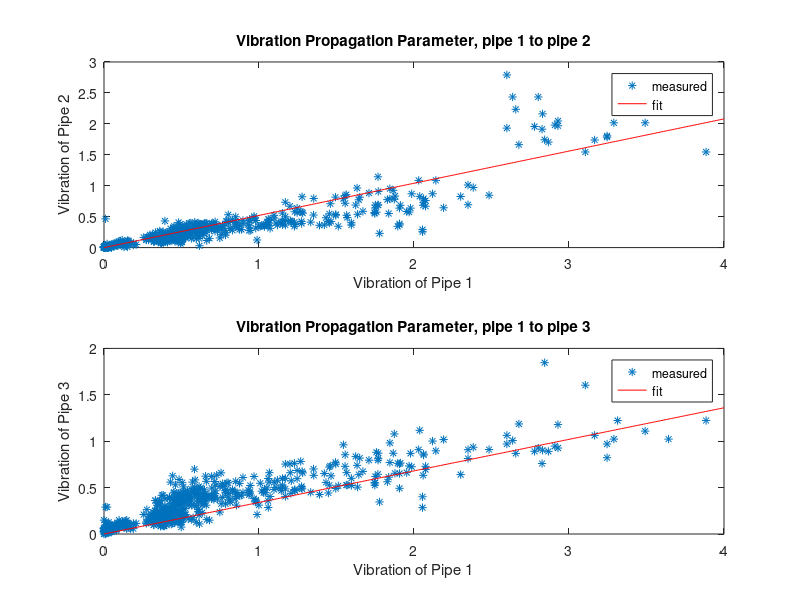
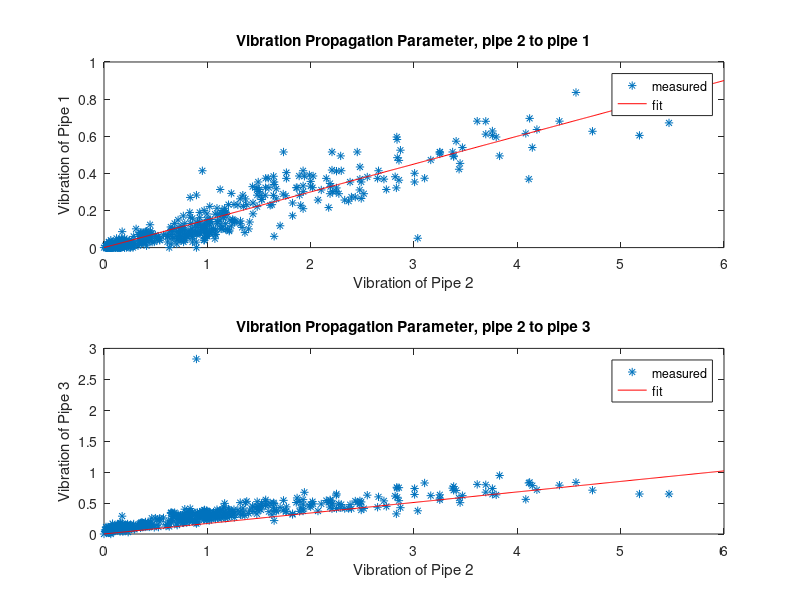

Source code (MATLAB) for these figures, in order: (Note: this script raises an error after producing the figures.)
clear all
close all
load data_copper_on.txt
load data_pvc_on.txt
load data_pipe1.txt

subplot(2,1,1)
plot(data_copper_on(:,2),data_copper_on(:,3),'*')
title('Vibration Propagation Parameter, pipe 1 to pipe 2')
xlabel('Vibration of Pipe 1')
ylabel('Vibration of Pipe 2')
hold on
t=0:0.01:4;
plot(t,t*0.52,'r')
legend('measured', 'fit')
%figure
subplot(2,1,2)
plot(data_copper_on(:,2),data_copper_on(:,4),'*')
title('Vibration Propagation Parameter, pipe 1 to pipe 3')
xlabel('Vibration of Pipe 1')
ylabel('Vibration of Pipe 3')
hold on
t=0:0.01:4;
plot(t,t*0.34,'r')
legend('measured', 'fit')

figure
subplot(2,1,1)
plot(data_pvc_on(:,3),data_pvc_on(:,2),'*')
title('Vibration Propagation Parameter, pipe 2 to pipe 1')
xlabel('Vibration of Pipe 2')
ylabel('Vibration of Pipe 1')
hold on
t=0:0.01:6;
plot(t,t*0.15,'r')
legend('measured', 'fit')

%figure
subplot(2,1,2)
plot(data_pvc_on(:,3),data_pvc_on(:,4),'*')
title('Vibration Propagation Parameter, pipe 2 to pipe 3')
xlabel('Vibration of Pipe 2')
ylabel('Vibration of Pipe 3')
hold on
t=0:0.01:6;
plot(t,t*0.17,'r')
legend('measured', 'fit')

load data_gp.txt
load data_lp4.txt

data_gp = data_lp4;
data_gp(:,1) = data_gp(:,1)*0.004;

P12 = 0.52;
%P12 = 0.15;
P21 = 0.15;
P = [1 P21 ; P12 1];

length = size(data_gp,1);

V = zeros(2,length);
V1out = zeros(4, length);
V2out = zeros(4, length);
for i=1:length
    V(:,i) = abs(P\[data_gp(i,2);data_gp(i,3)]);
end

for i=1:length
    %V1out(:,i) = [(abs(V(1,i)))^(1/3);(abs(V(1,i)))^(1/2);abs(V(1,i));1];
    %V2out(:,i) = [(abs(V(2,i)))^(1/3);(abs(V(2,i)))^(1/2);abs(V(2,i));1];
    V1out(:,i) = [((V(1,i)))^(1/3);((V(1,i)))^(1/2);(V(1,i));1];
    V2out(:,i) = [((V(2,i)))^(1/3);((V(2,i)))^(1/2);(V(2,i));1];

end


% f = [zeros(1,4) zeros(1,4) ones(1,length)]';
% 
Vout = [V1out ; V2out];
% A= [ Vout' -eye(length);
%      -Vout' -eye(length)];
% b= [data_gp(:,1);-data_gp(:,1)];
% 
% X=linprog(f,A,b);
    


% cvx_begin
%     variables x(8);
%     Vtemp = Vout'*x;
% %     windowSize = 5;
% %     tempgp = filter(ones(1,windowSize)/windowSize,1,data_gp(:,1))/5;
% %     tempVout =  filter(ones(1,windowSize)/windowSize,1,Vout)/5;
%     
%     for i = 1:length
%        temp(i) = sum(data_gp(1:i,1))-sum(Vtemp(1:i));
%     end
%     minimize(norm(temp,Inf))
% %     minimize(norm(tempgp-tempVout'*x,Inf))
%     %x >= 0
% cvx_end
%  


cvx_begin
    variables x(8);
    Vtemp = Vout'*x;
    minimize(norm(data_gp(:,1)-Vtemp,Inf))
    x >= 0
cvx_end

X=x

scale = 0:0.1:9;


for i=1:length
    F1(i) = X(1)*(abs(V(1,i)))^(1/3)+X(2)*(abs(V(1,i)))^(1/2)+X(3)*(abs(V(1,i)))+X(4);
    F2(i) = X(1)*(abs(V(2,i)))^(1/3)+X(2)*(abs(V(2,i)))^(1/2)+X(3)*(abs(V(2,i)))+X(4);
end

plot(data_gp(:,1),F1, '*')
hold on
plot(data_gp(:,1),F2, 'r*')
figure
plot(data_gp(:,1),F2+F1, 'r*')
hold on
plot(data_gp(:,1),data_gp(:,1))

figure
plot((1:length)*0.5, data_gp(:,1))
hold on
plot((1:length)*0.5, F2+F1, 'r*')

for i=1:length
    F1sum(i) = sum(F1(1:i));
    F2sum(i) = sum(F2(1:i));
    data_gp_sum(i) = sum(data_gp(1:i,1));
end

figure
plot((1:length)*0.5, data_gp_sum(:))
hold on
plot((1:length)*0.5, F2sum+F1sum, 'r.')
plot((1:length)*0.5, F1sum, 'y.')
plot((1:length)*0.5, F2sum, 'm.')

figure 
plot((1:length)*0.5, F1, 'y.')
hold on
plot((1:length)*0.5, F2, 'm.')
plot((1:length)*0.5, F2+F1, 'r.')
plot((1:length)*0.5, data_gp(:,1), '.')


windowSize = 30;
F1filtered = filter(ones(1,windowSize)/windowSize,1,F1);
F2filtered = filter(ones(1,windowSize)/windowSize,1,F2);
data_gp_filtered = filter(ones(1,windowSize)/windowSize,1,data_gp);

figure 
plot((1:length)*0.5, F1filtered, 'y')
hold on
plot((1:length)*0.5, F2filtered, 'm')
plot((1:length)*0.5, (F2filtered+F1filtered), 'r')
plot((1:length)*0.5, data_gp_filtered(:,1))

% normalized

for i = 1:length
    F1normalized(i) = F1filtered(i)/(F1filtered(i)+F2filtered(i))*data_gp(i,1);
    F2normalized(i) = F2filtered(i)/(F1filtered(i)+F2filtered(i))*data_gp(i,1);
end
figure
subplot(2,1,1)
plot((1:length)*0.5, (F2normalized+F1normalized))
hold on
plot((1:length)*0.5, F1normalized, 'r')
plot((1:length)*0.5, F2normalized, 'm')
title('Water Flow Rate Estimate of Pipe1 and Pipe2')
legend('Sum', 'Pipe1', 'Pipe2')
xlabel('time (s)')
ylabel('flow rate (L/s)')
subplot(2,1,2)
plot((1:length)*0.5, data_gp(:,1))
title('True Water Flow Rate Estimate in the main pipe')
xlabel('time (s)')
ylabel('flow rate (L/s)')

for i=1:length
    F1normalizedsum(i) = sum(F1normalized(1:i));
    F2normalizedsum(i) = sum(F2normalized(1:i));
    data_gp_sum(i) = sum(data_gp(1:i,1));
end

figure
subplot(2,1,2)
plot((1:length)*0.5, data_gp_sum(:))
title('Accumulated Water Usage in the main pipe')
xlabel('time (s)')
ylabel('water volumn (L)')
subplot(2,1,1)
plot((1:length)*0.5, F2normalizedsum+F1normalizedsum)
hold on
plot((1:length)*0.5, F1normalizedsum, 'r')
plot((1:length)*0.5, F2normalizedsum, 'm')
title('Accumulated Water Usage Estimate of Pipe1 and Pipe2')
legend('Sum', 'Pipe1', 'Pipe2')
xlabel('time (s)')
ylabel('water volumn (L)')
